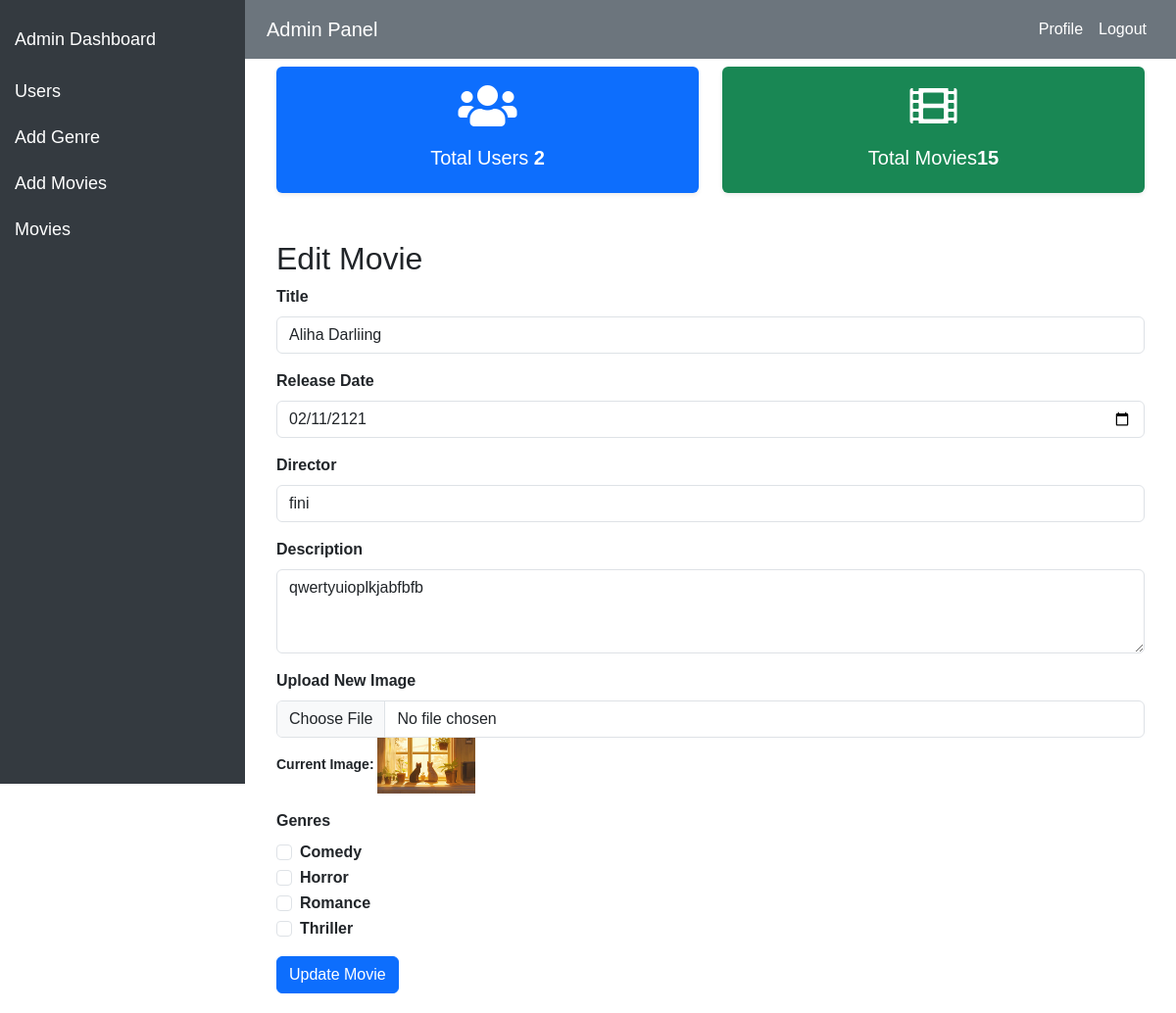
The page /admin/edit_movies.php?id=2 on the database its author committed.
### tables this page shows
CREATE TABLE `movies` (
  `movie_id` int(11) NOT NULL,
  `title` varchar(255) NOT NULL,
  `release_date` date NOT NULL,
  `genre_id` int(11) DEFAULT NULL,
  `director` varchar(100) DEFAULT NULL,
  `description` text DEFAULT NULL
);

CREATE TABLE `genres` (
  `genre_id` int(11) NOT NULL,
  `genre_name` varchar(100) NOT NULL
);

### admin/edit_movies.php (the view, shortened to what this page needs)
<?php include 'dashboard.php'; ?>
<?php
include '../includes/connection.php';
if (isset($_GET['id']) && is_numeric($_GET['id'])) {
    $movie_id = $_GET['id'];
    $query = "
        SELECT
            movies.title,
            movies.release_date,
            movies.director,
            movies.description,
            images.image_url,
            GROUP_CONCAT(genres.genre_id) AS genre_ids
        FROM movies
        LEFT JOIN images ON movies.movie_id = images.movie_id
        LEFT JOIN movie_genres ON movies.movie_id = movie_genres.movie_id
        LEFT JOIN genres ON movie_genres.genre_id = genres.genre_id
        WHERE movies.movie_id = ?
        GROUP BY movies.movie_id
    ";
    if ($stmt = $conn->prepare($query)) {
        $stmt->bind_param('i', $movie_id);
        $stmt->execute();
        $result = $stmt->get_result();
        $movie = $result->fetch_assoc();
    } else {
        echo "Failed to fetch movie details.";
    }
}
?>
<link rel="stylesheet" href="https://cdnjs.cloudflare.com/ajax/libs/bootstrap-select/1.13.1/css/bootstrap-select.min.css">
<div class="container mt-5">
    <h2>Edit Movie</h2>
    <?php if (isset($movie)): ?>
        <form method="post" action="../process/update_movie.php" enctype="multipart/form-data">
            <div class="mb-3">
                <label for="title" class="form-label">Title</label>
                <input type="text" class="form-control" id="title" name="title" value="<?php echo htmlspecialchars($movie['title']); ?>" required>
            </div>
            <div class="mb-3">
                <label for="release_date" class="form-label">Release Date</label>
                <input type="date" class="form-control" id="release_date" name="release_date" value="<?php echo htmlspecialchars($movie['release_date']); ?>" required>
            </div>
            <div class="mb-3">
                <label for="director" class="form-label">Director</label>
                <input type="text" class="form-control" id="director" name="director" value="<?php echo htmlspecialchars($movie['director']); ?>" required>
            </div>
            <div class="mb-3">
                <label for="description" class="form-label">Description</label>
                <textarea class="form-control" id="description" name="description" rows="3" required><?php echo htmlspecialchars($movie['description']); ?></textarea>
            </div>
            <div class="mb-3">
                <label for="image" class="form-label">Upload New Image</label>
                <input type="file" class="form-control" id="image" name="image" accept="image/*">
                <small>Current Image: <img src="<?php echo htmlspecialchars($movie['image_url']); ?>" alt="Current Movie Image" width="100"></small>
            </div>
            <div class="mb-3">
    <label class="form-label">Genres</label>
    <div>
        <?php
        $genres_query = "SELECT genre_id, genre_name FROM genres";
        $genres_result = $conn->query($genres_query);
        $current_genres = explode(',', $movie['genre_ids']);
        while ($genre = $genres_result->fetch_assoc()):
        ?>
            <div class="form-check">
                <input class="form-check-input" type="checkbox"
                       id="genre_<?php echo $genre['genre_id']; ?>"
                       name="genres[]"
                       value="<?php echo $genre['genre_id']; ?>"
                       <?php if (in_array($genre['genre_id'], $current_genres)) echo 'checked'; ?>>
                <label class="form-check-label" for="genre_<?php echo $genre['genre_id']; ?>">
                    <?php echo htmlspecialchars($genre['genre_name']); ?>
                </label>
            </div>
        <?php endwhile; ?>
    </div>
</div>
            <button type="submit" class="btn btn-primary">Update Movie</button>
        </form>
    <?php else: ?>
        <p>Movie not found.</p>
    <?php endif; ?>
</div>

### admin/dashboard_flex.php (style rules this page uses)
body { font-family: Arial, sans-serif; }

### rows shown on the page
movies: title "Aliha Darliing", release_date "02/11/2121", director "fini", description "qwertyuioplkjabfbfb"
genres: genre_name "Comedy"
genres: genre_name "Horror"
genres: genre_name "Romance"
genres: genre_name "Thriller"

### other values the page prints
$userCount "2"
$movieCount "15"
